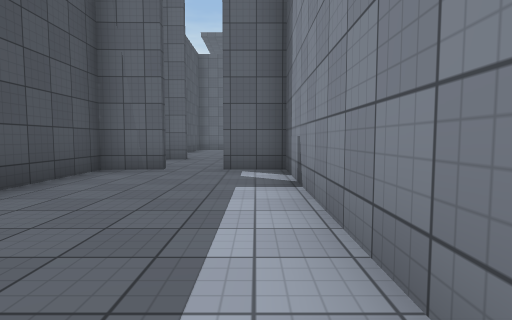
[1] (above)

21 first-person views from a walk through a Unity game level. The camera is 1.2 m above the floor, tilts 4° down and sees 80° across. The floor is counted in squares, 2 m on a side. Each view is taken from the middle of a square. On the plan, view 1 faces up. The plan holds only what a view shows up to about 9 squares ahead; the rest is blank. The place goes on beyond the plan. Surface patterns are stand-ins for the level's own textures.

[2]
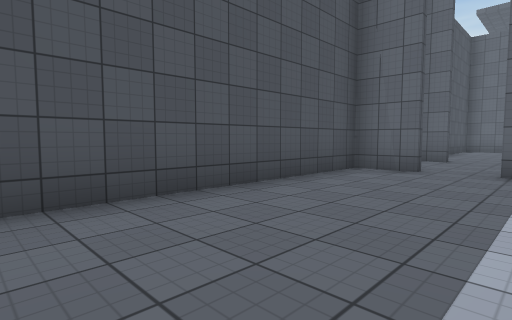

[3]
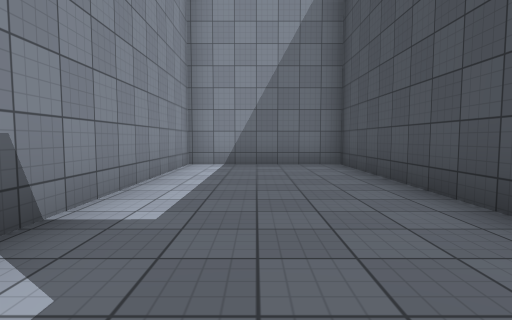

[4]
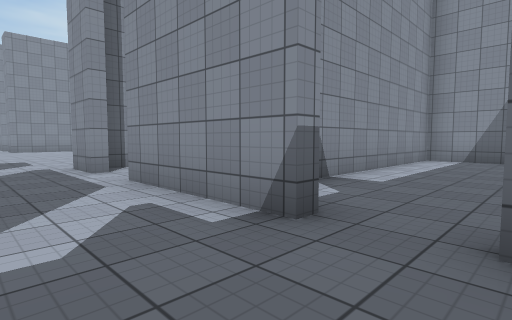

[5]
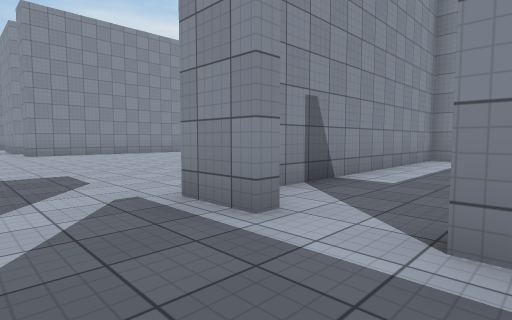

[6]
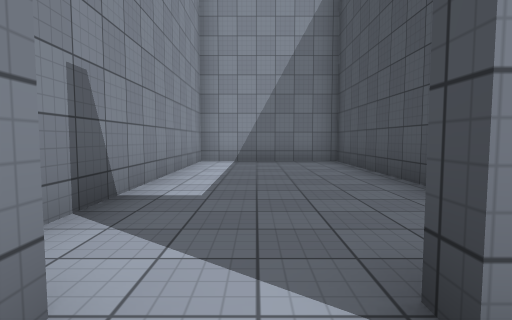

[7]
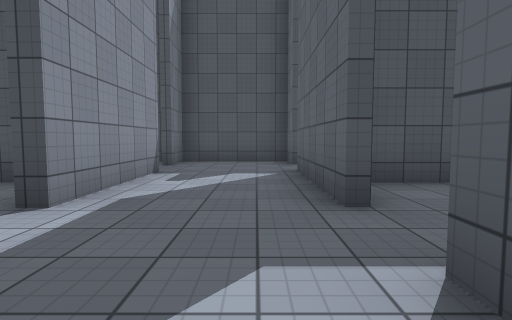

[8]
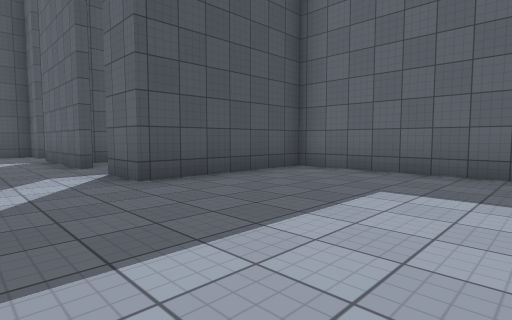

[9]
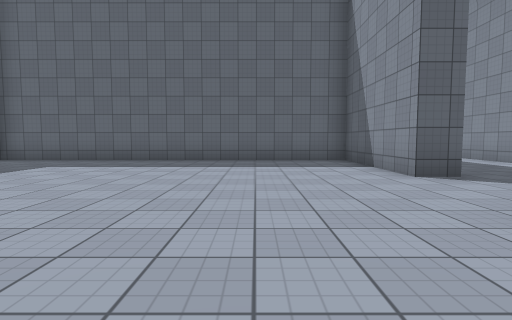

[10]
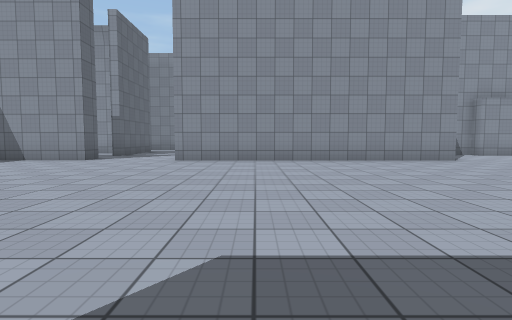

[11]
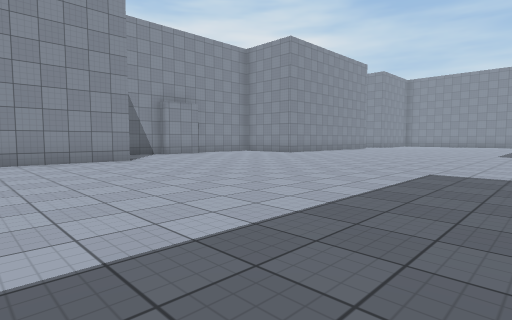

[12]
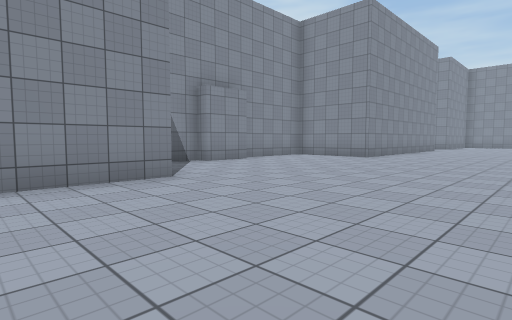

[13]
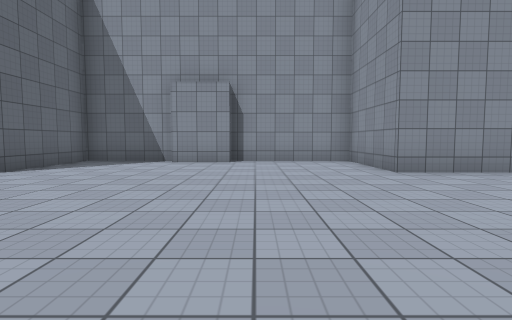

[14]
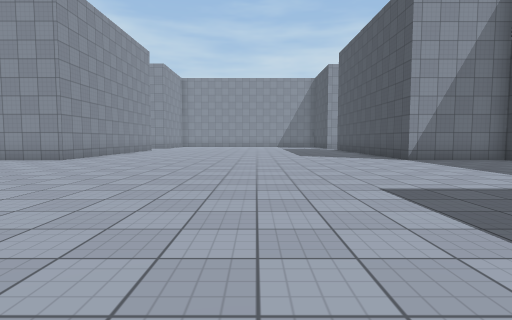

[15]
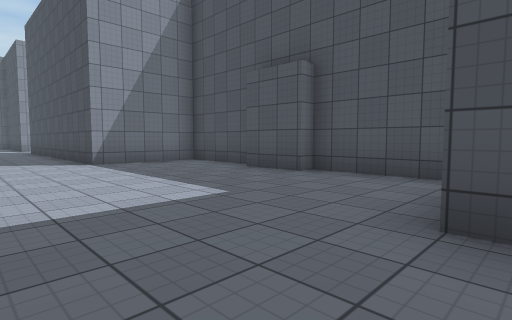

[16]
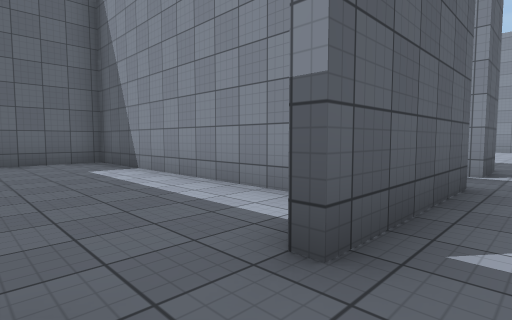

[17]
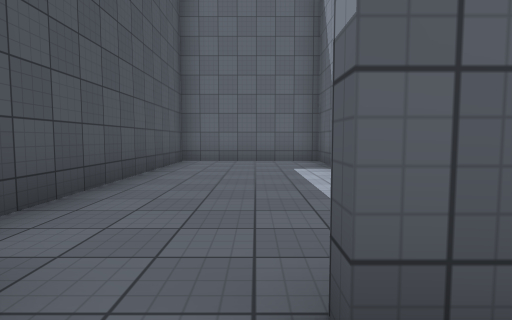

[18]
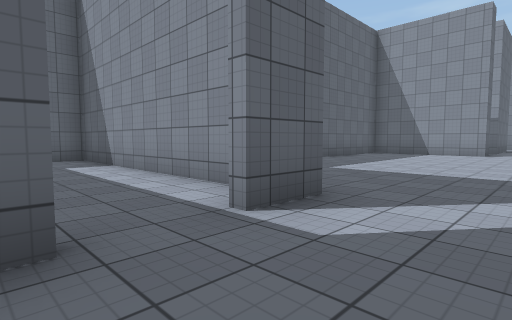

[19]
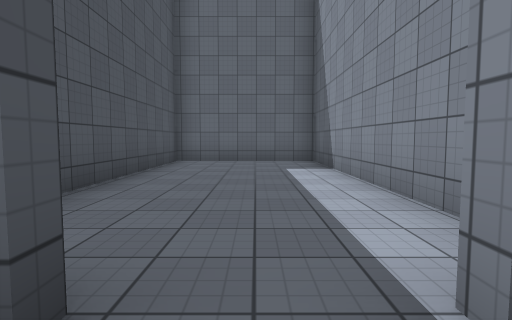

[20]
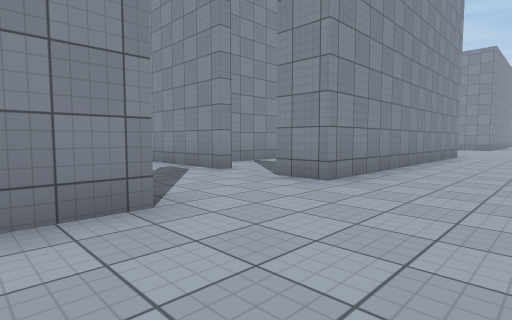

[21]
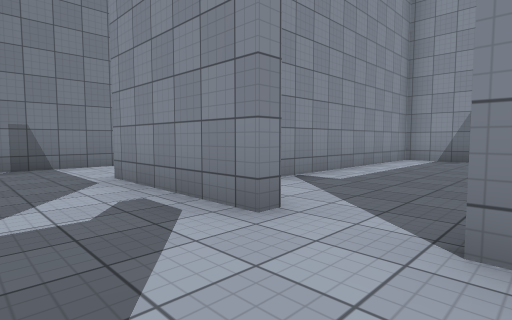

### Floor plan
Ten units are one square. View 1 is at (0, 0); x grows to the right and y downward. Boxes are objects, and circles mark ways between rooms. Rooms are numbered by the first view taken in them; rooms with no view inside come last. Other rooms are left out.
<svg viewBox="-35 -167 221 267">
<path fill="none" stroke="#000" d="M-17 -59 -30 -59 -30 12 6 12 6 -61 -7 -60M48 11 48 16M36 -62 49 -62M20 21 20 44M24 44 24 59M152 -88 145 -88 145 -126 48 -126 48 -88 36 -88M24 -88 -9 -88M-8 -62 25 -62M167 54 167 39 172 39 172 15 143 15 143 -62 154 -62M20 62 20 85 48 85 48 95M6 -101 6 -162 -30 -162 -30 -102M143 95 143 85 172 85 172 52M-20 -88 -30 -88 -30 -62 -18 -62M9 -48 9 12 46 12 46 -58M46 -100 46 -162 9 -162 9 -94M167 -59 167 -62M165 12 181 12 181 -49"/>
<circle cx="-10" cy="-60" r="3" fill="#2a7"/>
<circle cx="30" cy="-70" r="3" fill="#2a7"/>
<circle cx="30" cy="-90" r="3" fill="#2a7"/>
<text x="-10" y="-20">1</text>
<text x="90" y="-20">2</text>
<text x="30" y="-20">3</text>
<text x="30" y="-130">4</text>
<text x="160" y="-30">5</text>
</svg>
Room 1 opens to room 2. Room 2 opens to room 3. Room 2 opens to room 4.

Where each view was taken, in squares from view 1:
view 1: 0 up, 0 right, facing up
view 2: 0 up, 0 right, facing up-left
view 3: 6 up, 1 left, facing down
view 4: 8 up, 2 left, facing down-right
view 5: 8 up, 2 right, facing down-right
view 6: 7 up, 3 right, facing down
view 7: 8 up, 5 right, facing left
view 8: 7 up, 9 right, facing up-left
view 9: 4 up, 12 right, facing up
view 10: 4 up, 6 right, facing right
view 11: 2 up, 6 right, facing down-right
view 12: 1 up, 10 right, facing down-right
view 13: 6 down, 9 right, facing right
view 14: 0 up, 9 right, facing down
view 15: 1 down, 7 right, facing down-left
view 16: 8 up, 2 left, facing up-right
view 17: 8 up, 1 left, facing up
view 18: 7 up, 2 right, facing up-right
view 19: 8 up, 3 right, facing up
view 20: 10 up, 12 right, facing down-right
view 21: 8 up, 15 right, facing down-right
